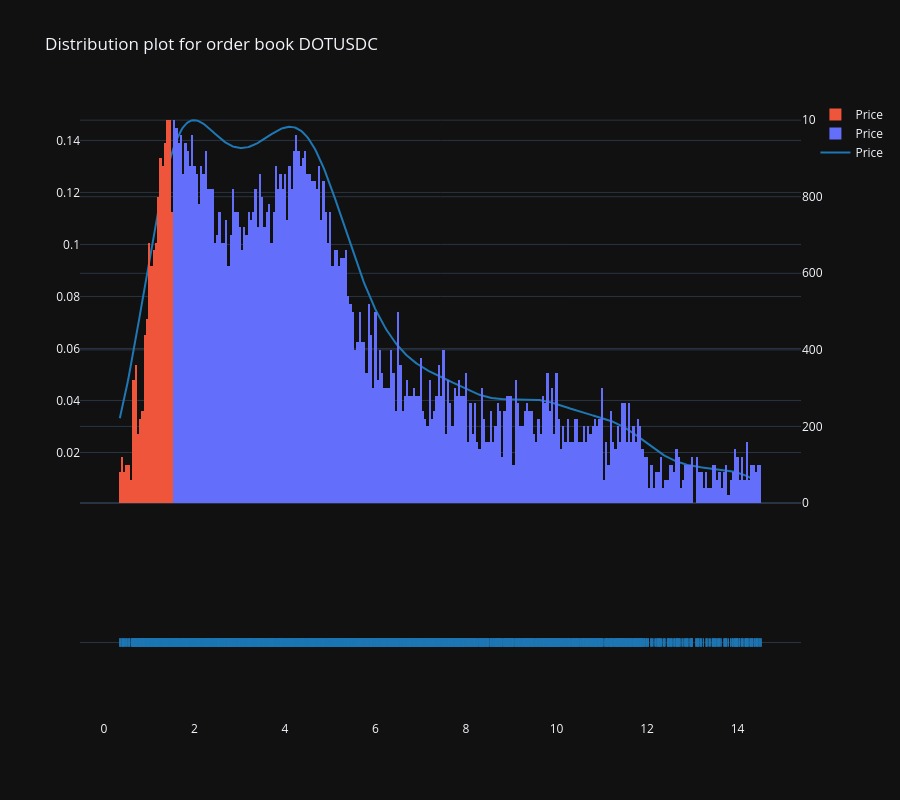

This figure's notebook cell:
### Code cell
sym.get_orderbook()
sym.plot_orderbook_density()

### Figure 1 — Plotly figure (JSON) as saved in the notebook; plotly's stock layout.template omitted (floating-point values rounded to 4 significant figures; data arrays with more than 128 entries replaced by an {"elided": "..."} marker saying what was removed)
{"data": [{"legendgroup": "Price", "marker": {"color": "rgb(31, 119, 180)"}, "mode": "lines", "name": "Price", "showlegend": true, "x": {"elided": "500 float values"}, "xaxis": "x", "y": {"elided": "500 float values"}, "yaxis": "y", "type": "scatter"}, {"legendgroup": "Price", "marker": {"color": "rgb(31, 119, 180)", "symbol": "line-ns-open"}, "mode": "markers", "name": "Price", "showlegend": false, "x": {"elided": "5585 float values"}, "xaxis": "x", "y": {"elided": "5585 str values"}, "yaxis": "y2", "type": "scatter"}, {"bingroup": "x", "histnorm": "density", "hovertemplate": "Side=ask<br>Price=%{x}<br>density=%{y}<extra></extra>", "legendgroup": "ask", "marker": {"color": "#636efa", "pattern": {"shape": ""}}, "name": "Price", "nbinsx": 300, "orientation": "v", "showlegend": true, "x": {"elided": "5000 float values"}, "xaxis": "x", "yaxis": "y3", "type": "histogram"}, {"bingroup": "x", "histnorm": "density", "hovertemplate": "Side=bid<br>Price=%{x}<br>density=%{y}<extra></extra>", "legendgroup": "bid", "marker": {"color": "#EF553B", "pattern": {"shape": ""}}, "name": "Price", "nbinsx": 300, "orientation": "v", "showlegend": true, "x": {"elided": "585 float values"}, "xaxis": "x", "yaxis": "y3", "type": "histogram"}], "layout": {"barmode": "overlay", "hovermode": "closest", "legend": {"traceorder": "reversed"}, "xaxis": {"anchor": "y2", "domain": [0, 1], "zeroline": false}, "yaxis": {"anchor": "free", "domain": [0.35, 1], "position": 0}, "yaxis2": {"anchor": "x", "domain": [0, 0.25], "dtick": 1, "showticklabels": false}, "yaxis3": {"overlaying": "y", "side": "right"}, "height": 800, "title": {"text": "Distribution plot for order book DOTUSDC"}, "showlegend": true}}
